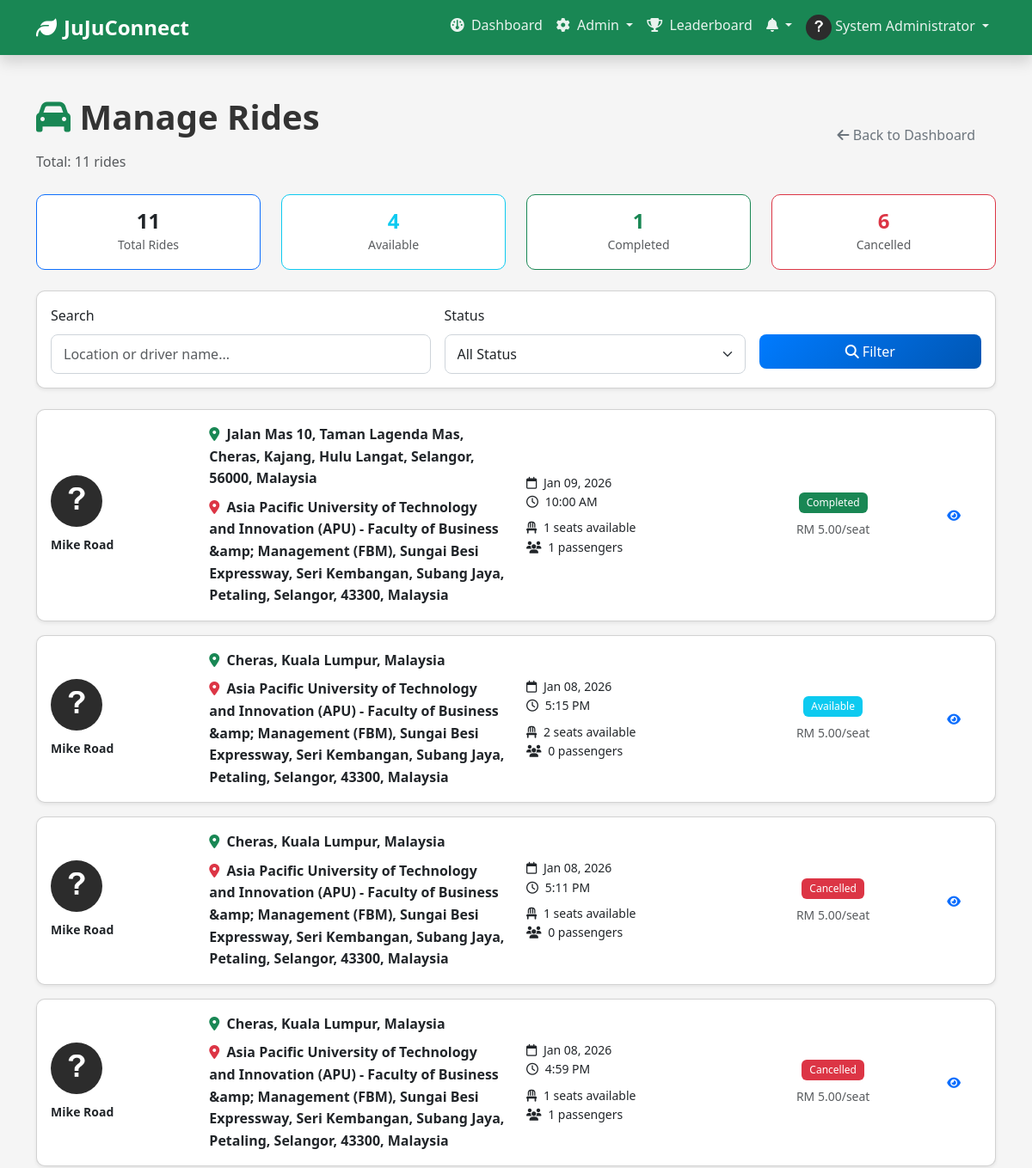
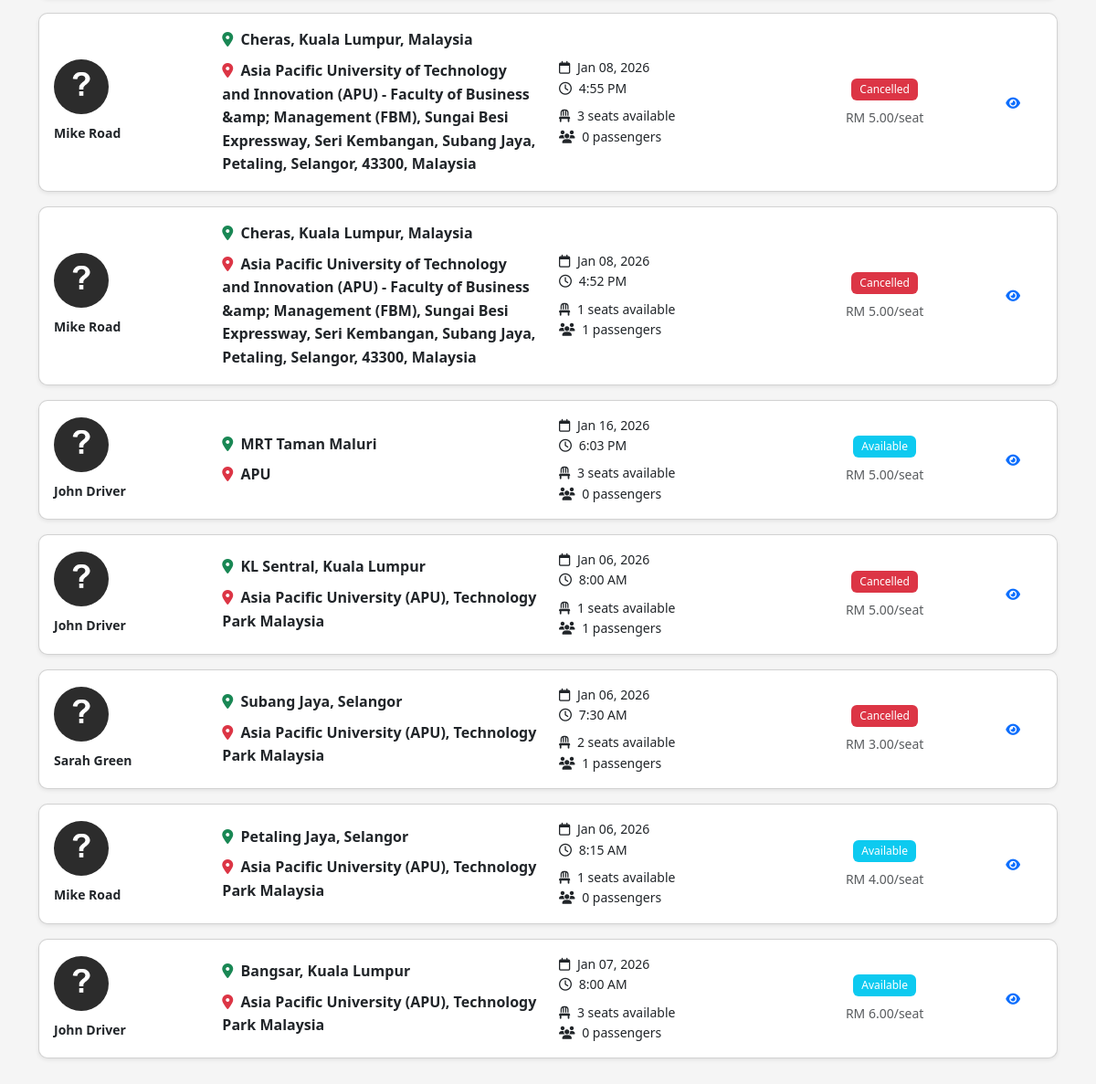
Screenshot of /admin/rides.php (signed in) with the database file from the repository (2 pictures, top to bottom).
### tables this page shows
CREATE TABLE IF NOT EXISTS `rides` (
  `RideID` int(11) NOT NULL AUTO_INCREMENT,
  `DriverID` int(11) NOT NULL,
  `OriginLocation` varchar(255) NOT NULL,
  `DestinationLocation` varchar(255) NOT NULL,
  `DepartureDate` date NOT NULL,
  `DepartureTime` time NOT NULL,
  `AvailableSeats` int(11) NOT NULL CHECK (`AvailableSeats` > 0),
  `TotalSeats` int(11) NOT NULL,
  `PricePerSeat` decimal(10,2) NOT NULL DEFAULT 0.00,
  `Distance` decimal(10,2) DEFAULT NULL COMMENT 'Distance in kilometers',
  `VehicleType` varchar(50) DEFAULT NULL COMMENT 'Car model/type',
  `VehiclePlateNumber` varchar(20) DEFAULT NULL,
  `Notes` text DEFAULT NULL COMMENT 'Additional ride information',
  `Status` enum('Available','Full','Completed','Cancelled','In Progress') DEFAULT 'Available',
  `CreatedAt` timestamp NULL DEFAULT CURRENT_TIMESTAMP,
  `UpdatedAt` timestamp NULL DEFAULT CURRENT_TIMESTAMP ON UPDATE CURRENT_TIMESTAMP,
  `CompletedAt` timestamp NULL DEFAULT NULL,
  PRIMARY KEY (`RideID`),
  KEY `idx_driver` (`DriverID`),
  KEY `idx_date` (`DepartureDate`),
  KEY `idx_status` (`Status`),
  KEY `idx_locations` (`OriginLocation`(100),`DestinationLocation`(100)),
  KEY `idx_search` (`DepartureDate`,`Status`,`AvailableSeats`),
  KEY `idx_rides_search` (`DepartureDate`,`Status`,`AvailableSeats`,`OriginLocation`(50)),
  CONSTRAINT `rides_ibfk_1` FOREIGN KEY (`DriverID`) REFERENCES `users` (`UserID`) ON DELETE CASCADE
);

CREATE TABLE IF NOT EXISTS `users` (
  `UserID` int(11) NOT NULL AUTO_INCREMENT,
  `FullName` varchar(180) NOT NULL,
  `Email` varchar(180) NOT NULL,
  `Password` varchar(255) NOT NULL COMMENT 'Hashed password using bcrypt/argon2',
  `Phone` varchar(20) DEFAULT NULL,
  `Role` enum('Driver','Passenger','Admin','Moderator') DEFAULT 'Passenger',
  `ProfilePicture` varchar(255) DEFAULT 'default-avatar.png',
  `Bio` text DEFAULT NULL,
  `EcoPoints` int(11) DEFAULT 0,
  `Rating` decimal(3,2) DEFAULT 0.00 COMMENT 'Average rating out of 5.00',
  `TotalRatings` int(11) DEFAULT 0,
  `Status` enum('Active','Suspended','Banned','Pending') DEFAULT 'Active',
  `EmailVerified` tinyint(1) DEFAULT 0,
  `VerificationToken` varchar(100) DEFAULT NULL,
  `ResetToken` varchar(100) DEFAULT NULL,
  `ResetTokenExpiry` datetime DEFAULT NULL,
  `CreatedAt` timestamp NULL DEFAULT CURRENT_TIMESTAMP,
  `UpdatedAt` timestamp NULL DEFAULT CURRENT_TIMESTAMP ON UPDATE CURRENT_TIMESTAMP,
  `LastLogin` timestamp NULL DEFAULT NULL,
  PRIMARY KEY (`UserID`),
  UNIQUE KEY `Email` (`Email`),
  KEY `idx_email` (`Email`),
  KEY `idx_role` (`Role`),
  KEY `idx_status` (`Status`),
  KEY `idx_eco_points` (`EcoPoints`)
);

### includes/functions.php (called while the page is built, shortened)
<?php
function is_logged_in() {
    return isset($_SESSION['user_id']) && !empty($_SESSION['user_id']);
}
function has_role($role) {
    return isset($_SESSION['role']) && $_SESSION['role'] === $role;
}
function format_date($date, $format = 'M d, Y') {
    return date($format, strtotime($date));
}
function format_time($time, $format = 'g:i A') {
    return date($format, strtotime($time));
}
function get_profile_picture($filename) {
    if (empty($filename) || $filename === 'default-avatar.png') {
        return SITE_URL . '/assets/images/default-avatar.png';
    }
    return SITE_URL . '/uploads/profiles/' . $filename;
}
function e($string) {
    return htmlspecialchars($string ?? '', ENT_QUOTES, 'UTF-8');
}
?>

### admin/rides.php (the view, shortened to what this page needs)
<?php
require_once '../config/config.php';
$items_per_page = 20;
$page = isset($_GET['page']) ? max(1, intval($_GET['page'])) : 1;
$offset = ($page - 1) * $items_per_page;
$filter_status = $_GET['status'] ?? 'all';
$search = $_GET['search'] ?? '';
$where_clauses = [];
$params = [];
$where_sql = !empty($where_clauses) ? 'WHERE ' . implode(' AND ', $where_clauses) : '';
$count_stmt = $pdo->prepare("
    SELECT COUNT(*)
    FROM Rides r
    JOIN Users u ON r.DriverID = u.UserID
    $where_sql
");
$count_stmt->execute($params);
$total_rides = $count_stmt->fetchColumn();
$params[] = $items_per_page;
$params[] = $offset;
$stmt = $pdo->prepare("
    SELECT r.*, u.FullName as DriverName, u.ProfilePicture as DriverPicture,
           (SELECT COUNT(*) FROM RideRequests WHERE RideID = r.RideID AND Status = 'Approved') as PassengerCount
    FROM Rides r
    JOIN Users u ON r.DriverID = u.UserID
    $where_sql
    ORDER BY r.CreatedAt DESC
    LIMIT ? OFFSET ?
");
$stmt->execute($params);
$rides = $stmt->fetchAll();
$stats_stmt = $pdo->query("
    SELECT
        COUNT(*) as total,
        COUNT(CASE WHEN Status = 'Available' THEN 1 END) as available,
        COUNT(CASE WHEN Status = 'Full' THEN 1 END) as full,
        COUNT(CASE WHEN Status = 'Completed' THEN 1 END) as completed,
        COUNT(CASE WHEN Status = 'Cancelled' THEN 1 END) as cancelled
    FROM Rides
");
$stats = $stats_stmt->fetch();
include '../includes/header.php';
?>
<div class="container my-5">
    <div class="d-flex justify-content-between align-items-center mb-4">
        <div>
            <h1><i class="fas fa-car text-success"></i> Manage Rides</h1>
            <p class="text-muted mb-0">Total: <?php echo number_format($total_rides); ?> rides</p>
        </div>
        <a href="dashboard.php" class="btn btn-outline-secondary">
            <i class="fas fa-arrow-left"></i> Back to Dashboard
        </a>
    </div>
    <div class="row mb-4">
        <div class="col-md-3">
            <div class="card text-center border-primary">
                <div class="card-body">
                    <h4 class="mb-0"><?php echo $stats['total']; ?></h4>
                    <small class="text-muted">Total Rides</small>
                </div>
            </div>
        </div>
        <div class="col-md-3">
            <div class="card text-center border-info">
                <div class="card-body">
                    <h4 class="mb-0 text-info"><?php echo $stats['available']; ?></h4>
                    <small class="text-muted">Available</small>
                </div>
            </div>
        </div>
        <div class="col-md-3">
            <div class="card text-center border-success">
                <div class="card-body">
                    <h4 class="mb-0 text-success"><?php echo $stats['completed']; ?></h4>
                    <small class="text-muted">Completed</small>
                </div>
            </div>
        </div>
        <div class="col-md-3">
            <div class="card text-center border-danger">
                <div class="card-body">
                    <h4 class="mb-0 text-danger"><?php echo $stats['cancelled']; ?></h4>
                    <small class="text-muted">Cancelled</small>
                </div>
            </div>
        </div>
    </div>
    <div class="card shadow-sm mb-4">
        <div class="card-body">
            <form method="GET" action="" class="row g-3">
                <div class="col-md-5">
                    <label class="form-label">Search</label>
                    <input type="text" class="form-control" name="search"
                           value="<?php echo e($search); ?>" placeholder="Location or driver name...">
                </div>
                <div class="col-md-4">
                    <label class="form-label">Status</label>
                    <select class="form-select" name="status">
                        <option value="all" <?php echo $filter_status === 'all' ? 'selected' : ''; ?>>All Status</option>
                    </select>
                </div>
                <div class="col-md-3">
                    <label class="form-label">&nbsp;</label>
                    <div class="d-grid">
                        <button type="submit" class="btn btn-primary">
                            <i class="fas fa-search"></i> Filter
                        </button>
                    </div>
                </div>
            </form>
        </div>
    </div>
    <?php foreach ($rides as $ride): ?>
        <?php
        $status_class = '';
        switch ($ride['Status']) {
            case 'Available': $status_class = 'info'; break;
            case 'Completed': $status_class = 'success'; break;
            case 'Cancelled': $status_class = 'danger'; break;
        }
        ?>
        <div class="card shadow-sm mb-3">
            <div class="card-body">
                <div class="row align-items-center">
                    <div class="col-md-2">
                        <img src="<?php echo get_profile_picture($ride['DriverPicture']); ?>"
                             class="rounded-circle" width="60" height="60" alt="Driver">
                        <div class="mt-2">
                            <small class="fw-bold"><?php echo e($ride['DriverName']); ?></small>
                        </div>
                    </div>
                    <div class="col-md-4">
                        <div class="mb-2">
                            <i class="fas fa-map-marker-alt text-success me-1"></i>
                            <strong><?php echo e($ride['OriginLocation']); ?></strong>
                        </div>
                        <div>
                            <i class="fas fa-map-marker-alt text-danger me-1"></i>
                            <strong><?php echo e($ride['DestinationLocation']); ?></strong>
                        </div>
                    </div>
                    <div class="col-md-3">
                        <div class="small">
                            <i class="far fa-calendar me-1"></i>
                            <?php echo format_date($ride['DepartureDate']); ?>
                        </div>
                        <div class="small">
                            <i class="far fa-clock me-1"></i>
                            <?php echo format_time($ride['DepartureTime']); ?>
                        </div>
                        <div class="small mt-2">
                            <i class="fas fa-chair me-1"></i>
                            <?php echo $ride['AvailableSeats']; ?> seats available
                        </div>
                        <div class="small">
                            <i class="fas fa-users me-1"></i>
                            <?php echo $ride['PassengerCount']; ?> passengers
                        </div>
                    </div>
                    <div class="col-md-2 text-center">
                        <span class="badge bg-<?php echo $status_class; ?> mb-2">
                            <?php echo e($ride['Status']); ?>
                        </span>
                        <div class="small text-muted">
                            RM <?php echo number_format($ride['PricePerSeat'], 2); ?>/seat
                        </div>
                    </div>
                    <div class="col-md-1 text-end">
                        <a href="<?php echo SITE_URL; ?>/rides/view.php?id=<?php echo $ride['RideID']; ?>"
                           class="btn btn-sm btn-outline-primary">
                            <i class="fas fa-eye"></i>
                        </a>
                    </div>
                </div>
            </div>
        </div>
    <?php endforeach; ?>
</div>
<?php include '../includes/footer.php'; ?>

### includes/header.php (shortened to what this page needs)
<!DOCTYPE html>
<html lang="en">
<head>
    <link href="https://cdn.jsdelivr.net/npm/bootstrap@5.3.0/dist/css/bootstrap.min.css" rel="stylesheet">
    <link rel="stylesheet" href="https://cdnjs.cloudflare.com/ajax/libs/font-awesome/6.4.0/css/all.min.css">
    <link rel="stylesheet" href="<?php echo SITE_URL; ?>/assets/css/style.css">
</head>
<body>
    <nav class="navbar navbar-expand-lg navbar-dark bg-success sticky-top shadow">
        <div class="container">
            <a class="navbar-brand d-flex align-items-center" href="<?php echo SITE_URL; ?>/index.php">
                <i class="fas fa-leaf me-2"></i>
                <strong><?php echo SITE_NAME; ?></strong>
            </a>
            <div class="collapse navbar-collapse" id="navbarNav">
                <ul class="navbar-nav ms-auto">
                    <?php if (is_logged_in()): ?>
                        <li class="nav-item">
                            <a class="nav-link" href="<?php echo SITE_URL; ?>/dashboard.php">
                                <i class="fas fa-dashboard me-1"></i> Dashboard
                            </a>
                        </li>
                        <?php if (has_role('Admin')): ?>
                            <li class="nav-item dropdown">
                                <a class="nav-link dropdown-toggle" href="#" id="adminDropdown" role="button" data-bs-toggle="dropdown" aria-expanded="false">
                                    <i class="fas fa-cog me-1"></i> Admin
                                </a>
                            </li>
                        <?php endif; ?>
                        <li class="nav-item">
                            <a class="nav-link" href="<?php echo SITE_URL; ?>/leaderboard.php">
                                <i class="fas fa-trophy me-1"></i> Leaderboard
                            </a>
                        </li>
                        <li class="nav-item dropdown">
                            <a class="nav-link dropdown-toggle" href="#" id="notificationDropdown" role="button" data-bs-toggle="dropdown" aria-expanded="false">
                                <i class="fas fa-bell"></i>
                            </a>
                        </li>
                        <li class="nav-item dropdown">
                            <a class="nav-link dropdown-toggle" href="#" id="userDropdown" role="button" data-bs-toggle="dropdown" aria-expanded="false">
                                <img src="<?php echo get_profile_picture($_SESSION['profile_picture'] ?? 'default-avatar.png'); ?>"
                                     alt="Profile" class="rounded-circle" width="30" height="30">
                                <?php echo e($_SESSION['full_name'] ?? 'User'); ?>
                            </a>
                        </li>
                    <?php endif; ?>
                </ul>
            </div>
        </div>
    </nav>
    <main class="main-content">

### includes/footer.php (shortened to what this page needs)
    </main>
</body>
</html>

### assets/css/style.css (style rules this page uses)
:root { --primary-color: #28a745; --secondary-color: #007bff; --success-color: #28a745; --danger-color: #dc3545; --warning-color: #ffc107; --info-color: #17a2b8; --light-color: #f8f9fa; --dark-color: #343a40; --font-family: 'Segoe UI', Tahoma, Geneva, Verdana, sans-serif; }
* { margin: 0; padding: 0; box-sizing: border-box; }
body { font-family: var(--font-family); background-color: #f5f5f5; color: #333; line-height: 1.6; min-height: 100vh; display: flex; flex-direction: column; }
main.main-content { flex: 1; min-height: calc(100vh - 200px); }
html { scroll-behavior: smooth; }
h1, h2, h3, h4, h5, h6 { font-weight: 600; margin-bottom: 1rem; }
a { text-decoration: none; transition: all 0.3s ease; }
.navbar { box-shadow: 0 2px 4px rgba(0,0,0,0.1); transition: all 0.3s ease; }
.navbar-brand { font-size: 1.5rem; font-weight: bold; transition: transform 0.3s ease; }
.nav-link { font-weight: 500; transition: all 0.3s ease; }
.navbar-dark .nav-link { color: rgba(255,255,255,0.9); }
.card { border-radius: 10px; transition: all 0.3s ease; overflow: hidden; }
.btn { border-radius: 8px; padding: 0.5rem 1.5rem; font-weight: 500; transition: all 0.3s ease; border: none; }
.btn-primary { background: linear-gradient(135deg, #007bff 0%, #0056b3 100%); }
.form-control, .form-select { border-radius: 8px; border: 1px solid #ced4da; padding: 0.625rem 0.875rem; transition: all 0.3s ease; }
.badge { padding: 0.5em 0.75em; border-radius: 6px; font-weight: 500; }
.rounded-circle { object-fit: cover; }
img { max-width: 100%; height: auto; }

### rows the page displays
rides: DriverID.ProfilePicture (placeholder picture), DriverID.FullName "Mike Road", OriginLocation "Jalan Mas 10, Taman Lagenda Mas, Cheras, Kajang, Hulu Langat, Selangor, 56000, Malaysia", DestinationLocation "Asia Pacific University of Technology and Innovation (APU) - Faculty of Business &amp; Management (FBM), Sungai Besi Expressway, Seri Kembangan, Subang Jaya, Petaling, Selangor, 43300, Malaysia", DepartureDate "Jan 09, 2026", DepartureTime "10:00 AM", AvailableSeats "1", PassengerCount "1", Status "Completed", PricePerSeat "5.00"
rides: DriverID.ProfilePicture (placeholder picture), DriverID.FullName "Mike Road", OriginLocation "Cheras, Kuala Lumpur, Malaysia", DestinationLocation "Asia Pacific University of Technology and Innovation (APU) - Faculty of Business &amp; Management (FBM), Sungai Besi Expressway, Seri Kembangan, Subang Jaya, Petaling, Selangor, 43300, Malaysia", DepartureDate "Jan 08, 2026", DepartureTime "5:15 PM", AvailableSeats "2", PassengerCount "0", Status "Available", PricePerSeat "5.00"
rides: DriverID.ProfilePicture (placeholder picture), DriverID.FullName "Mike Road", OriginLocation "Cheras, Kuala Lumpur, Malaysia", DestinationLocation "Asia Pacific University of Technology and Innovation (APU) - Faculty of Business &amp; Management (FBM), Sungai Besi Expressway, Seri Kembangan, Subang Jaya, Petaling, Selangor, 43300, Malaysia", DepartureDate "Jan 08, 2026", DepartureTime "5:11 PM", AvailableSeats "1", PassengerCount "0", Status "Cancelled", PricePerSeat "5.00"
rides: DriverID.ProfilePicture (placeholder picture), DriverID.FullName "Mike Road", OriginLocation "Cheras, Kuala Lumpur, Malaysia", DestinationLocation "Asia Pacific University of Technology and Innovation (APU) - Faculty of Business &amp; Management (FBM), Sungai Besi Expressway, Seri Kembangan, Subang Jaya, Petaling, Selangor, 43300, Malaysia", DepartureDate "Jan 08, 2026", DepartureTime "4:59 PM", AvailableSeats "1", PassengerCount "1", Status "Cancelled", PricePerSeat "5.00"
rides: DriverID.ProfilePicture (placeholder picture), DriverID.FullName "Mike Road", OriginLocation "Cheras, Kuala Lumpur, Malaysia", DestinationLocation "Asia Pacific University of Technology and Innovation (APU) - Faculty of Business &amp; Management (FBM), Sungai Besi Expressway, Seri Kembangan, Subang Jaya, Petaling, Selangor, 43300, Malaysia", DepartureDate "Jan 08, 2026", DepartureTime "4:55 PM", AvailableSeats "3", PassengerCount "0", Status "Cancelled", PricePerSeat "5.00"
rides: DriverID.ProfilePicture (placeholder picture), DriverID.FullName "Mike Road", OriginLocation "Cheras, Kuala Lumpur, Malaysia", DestinationLocation "Asia Pacific University of Technology and Innovation (APU) - Faculty of Business &amp; Management (FBM), Sungai Besi Expressway, Seri Kembangan, Subang Jaya, Petaling, Selangor, 43300, Malaysia", DepartureDate "Jan 08, 2026", DepartureTime "4:52 PM", AvailableSeats "1", PassengerCount "1", Status "Cancelled", PricePerSeat "5.00"
rides: DriverID.ProfilePicture (placeholder picture), DriverID.FullName "John Driver", OriginLocation "MRT Taman Maluri", DestinationLocation "APU", DepartureDate "Jan 16, 2026", DepartureTime "6:03 PM", AvailableSeats "3", PassengerCount "0", Status "Available", PricePerSeat "5.00"
rides: DriverID.ProfilePicture (placeholder picture), DriverID.FullName "John Driver", OriginLocation "KL Sentral, Kuala Lumpur", DestinationLocation "Asia Pacific University (APU), Technology Park Malaysia", DepartureDate "Jan 06, 2026", DepartureTime "8:00 AM", AvailableSeats "1", PassengerCount "1", Status "Cancelled", PricePerSeat "5.00"
rides: DriverID.ProfilePicture (placeholder picture), DriverID.FullName "Sarah Green", OriginLocation "Subang Jaya, Selangor", DestinationLocation "Asia Pacific University (APU), Technology Park Malaysia", DepartureDate "Jan 06, 2026", DepartureTime "7:30 AM", AvailableSeats "2", PassengerCount "1", Status "Cancelled", PricePerSeat "3.00"
rides: DriverID.ProfilePicture (placeholder picture), DriverID.FullName "Mike Road", OriginLocation "Petaling Jaya, Selangor", DestinationLocation "Asia Pacific University (APU), Technology Park Malaysia", DepartureDate "Jan 06, 2026", DepartureTime "8:15 AM", AvailableSeats "1", PassengerCount "0", Status "Available", PricePerSeat "4.00"
rides: DriverID.ProfilePicture (placeholder picture), DriverID.FullName "John Driver", OriginLocation "Bangsar, Kuala Lumpur", DestinationLocation "Asia Pacific University (APU), Technology Park Malaysia", DepartureDate "Jan 07, 2026", DepartureTime "8:00 AM", AvailableSeats "3", PassengerCount "0", Status "Available", PricePerSeat "6.00"

### other values shown
SITE_NAME "JuJuConnect"
$_SESSION['full_name'] "System Administrator"
$total_rides "11"
$stats['total'] "11"
$stats['available'] "4"
$stats['completed'] "1"
$stats['cancelled'] "6"
